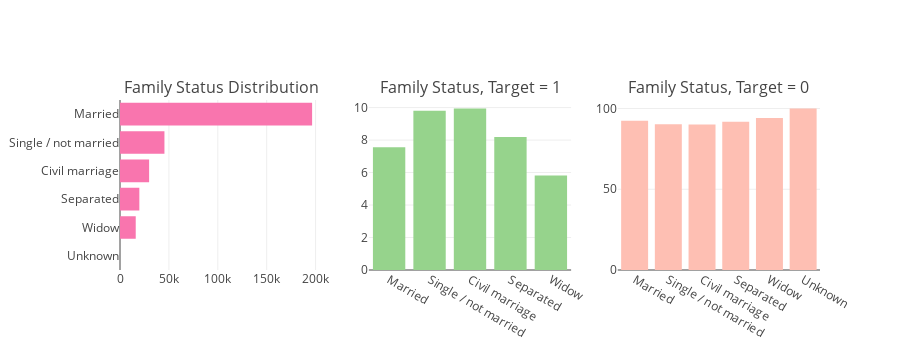

Source (notebook cell):
### Code cell
tr0 = bar_hor(app_train, "NAME_FAMILY_STATUS", "Distribution of CODE_GENDER Variable" ,"#f975ae", w=700, lm=100, return_trace= True)
tr1, tr2 = gp('NAME_FAMILY_STATUS', 'Distribution of Target with Applicant Gender')

fig = tools.make_subplots(rows=1, cols=3, print_grid=False, subplot_titles = ["Family Status Distribution" , "Family Status, Target = 1" ,"Family Status, Target = 0"])
fig.append_trace(tr0, 1, 1);
fig.append_trace(tr1, 1, 2);
fig.append_trace(tr2, 1, 3);
fig['layout'].update(height=350, showlegend=False, margin=dict(l=120));
iplot(fig);

### Figure 1 — Plotly figure (JSON) as saved in the notebook; plotly's stock layout.template omitted (floating-point values rounded to 4 significant figures)
{"data": [{"marker": {"color": "#f975ae"}, "orientation": "h", "type": "bar", "x": [2, 16088, 19770, 29775, 45444, 196432], "xaxis": "x1", "y": ["Unknown", "Widow", "Separated", "Civil marriage", "Single / not married", "Married"], "yaxis": "y1"}, {"marker": {"color": "#96D38C"}, "name": "Target : 1", "type": "bar", "x": ["Married", "Single / not married", "Civil marriage", "Separated", "Widow"], "xaxis": "x2", "y": [7.56, 9.808, 9.945, 8.194, 5.824], "yaxis": "y2"}, {"marker": {"color": "#FEBFB3"}, "name": "Target : 0", "type": "bar", "x": ["Married", "Single / not married", "Civil marriage", "Separated", "Widow", "Unknown"], "xaxis": "x3", "y": [92.44, 90.19, 90.06, 91.81, 94.18, 100], "yaxis": "y3"}], "layout": {"annotations": [{"font": {"size": 16}, "showarrow": false, "text": "Family Status Distribution", "x": 0.1444, "xanchor": "center", "xref": "paper", "y": 1, "yanchor": "bottom", "yref": "paper"}, {"font": {"size": 16}, "showarrow": false, "text": "Family Status, Target = 1", "x": 0.5, "xanchor": "center", "xref": "paper", "y": 1, "yanchor": "bottom", "yref": "paper"}, {"font": {"size": 16}, "showarrow": false, "text": "Family Status, Target = 0", "x": 0.8556, "xanchor": "center", "xref": "paper", "y": 1, "yanchor": "bottom", "yref": "paper"}], "height": 350, "margin": {"l": 120}, "showlegend": false, "xaxis1": {"anchor": "y1", "domain": [0, 0.2889]}, "xaxis2": {"anchor": "y2", "domain": [0.3556, 0.6444]}, "xaxis3": {"anchor": "y3", "domain": [0.7111, 1]}, "yaxis1": {"anchor": "x1", "domain": [0, 1]}, "yaxis2": {"anchor": "x2", "domain": [0, 1]}, "yaxis3": {"anchor": "x3", "domain": [0, 1]}}}
